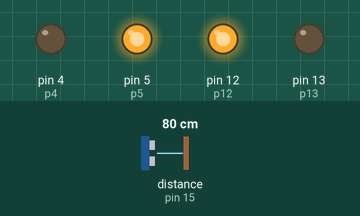
Simulated run of this program. Board: MicroPython board. On the bench: output pins drawn as LEDs (lit = HIGH). Dashed ring = blinking. The test bench sets the inputs (shaded band); at power-on: distance to the obstacle (sensor on pin 15) 80 cm. The echo pulse lasts 58.3 µs per cm; pins used as bus, display or sensor lines are not drawn; what the program prints to the serial console is not drawn.

Above: at 1.2 s.
1.3 s: distance to the obstacle (sensor on pin 15) set to 4 cm
At 4.2 s:
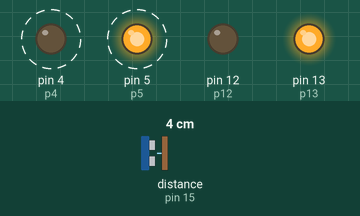
4.3 s: distance to the obstacle (sensor on pin 15) set to 2 cm
At 4.9 s:
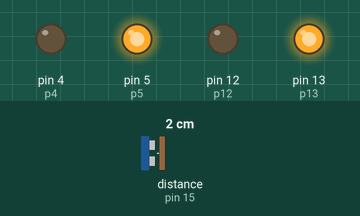
5.8 s: distance to the obstacle (sensor on pin 15) set to 120 cm
At 6.8 s:
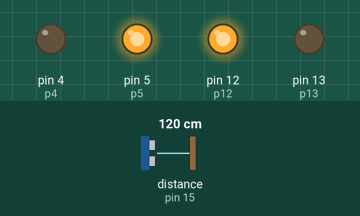
Timing chart, 0 to 8.8 s (numbered marks = the images above; inputs shaded):
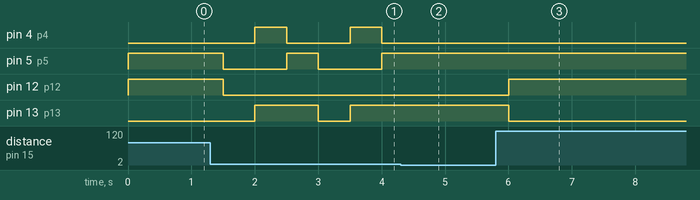

Measured:
- the behaviour switches between 3 and 2 cm on distance to the obstacle (sensor on pin 15) (found by bisection; images 1 and 2)
- after the input at 1.3 s, pin 4 (p4): alternates HIGH for 0.50 s and LOW for 1.0 s, starting after 0.70 s; pin 5 (p5): alternates HIGH for 0.50 s and LOW for 1.0 s, starting after 0.20 s; pin 12 (p12): HIGH → LOW after 0.20 s; pin 13 (p13): LOW → HIGH after 0.70 s, → LOW 1.0 s later, → HIGH 0.50 s later
- after the input at 4.3 s, pin 4 (p4): stays LOW (without the input it goes to HIGH after 0.70 s); pin 5 (p5), pin 13 (p13): stays HIGH (without the input it goes to LOW after 0.20 s)
- after the input at 5.8 s, pin 12 (p12): LOW → HIGH after 0.21 s; pin 13 (p13): HIGH → LOW after 0.21 s

The program:

main____.py
```python
from machine import Pin
import time
import machine
from machine import Timer


p4 = Pin(4, Pin.OUT)
p5 = Pin(5, Pin.OUT)
p13 = Pin(13, Pin.OUT)
p12 = Pin(12, Pin.OUT)

def left():
    p4.value(0)
    p5.value(1)
    p13.value(1)
    p12.value(0)

def back():
    p4.value(1)
    p5.value(0)
    p13.value(1)
    p12.value(0)

def right():
    p4.value(1)
    p5.value(0)
    p13.value(0)
    p12.value(1)

def forword():
    p4.value(0)
    p5.value(1)
    p13.value(0)
    p12.value(1)

def s():
    p4.value(0)
    p5.value(0)
    p13.value(0)
    p12.value(0)

print('3')
Trig = Pin(10,Pin.OUT)
Echo = Pin(15,Pin.IN)
num=0
flag=0
run=1
def start(t):
        global flag
        global num
        if(flag==0):
                num=0
        else:
                num=num+1

def stop(t):
        global run
        if(run==0):
                run=1
start1 = Timer(-1)
start1.init(freq=10000,mode=Timer.PERIODIC,callback=start)
stop1 = Timer(0)
stop1.init(freq=2,mode=Timer.PERIODIC,callback=stop)
while True:
        if(run==1):
                Trig.value(1)
                time.sleep_us(100)
                Trig.value(0)
                while(Echo.value()==0):
                        Trig.value(1)
                        time.sleep_us(100)
                        Trig.value(0)
                        flag=0
                if(Echo.value()==1):
                        flag=1
                        while(Echo.value()==1):
                                flag=1
                if(num!=0):
                        distance=num/10000*34000/2
                        if distance >=30:
                            forword()

                        if distance < 30:
                            s()
                            time.sleep_ms(500)
                            back()
                            time.sleep_ms(500)
                            left()
                            time.sleep_ms(50)


                flag=0
                run=0
```
